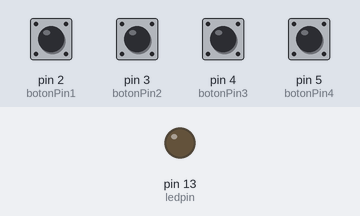
Bench run of a sketch on a simulated Arduino Uno, built with avr-gcc and run on an emulated ATmega328P. On the bench: output pins drawn as LEDs (lit = HIGH). The inputs (shaded band) are chosen by the test bench; at power-on: pin 2 (botonPin1), pin 3 (botonPin2), pin 4 (botonPin3), pin 5 (botonPin4) LOW. What the sketch prints to the serial monitor is not drawn.

Above: at 1.2 s.
1.3 s: pin 2 (botonPin1) pulled HIGH for 0.15 s
At 1.37 s:
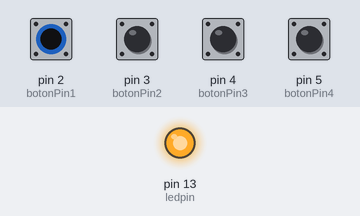
2.9 s: pin 3 (botonPin2) pulled HIGH for 0.15 s
At 4.2 s:
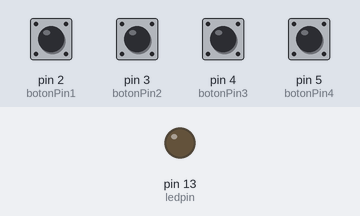
4.5 s: pin 4 (botonPin3) pulled HIGH for 0.15 s
At 4.57 s:
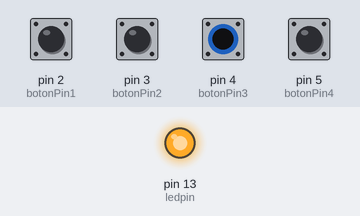
7.6 s: pin 5 (botonPin4) pulled HIGH for 0.15 s
At 8.2 s:
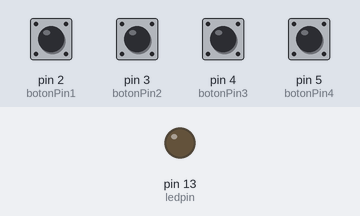
10.7 s: pin 2 (botonPin1) pulled HIGH for 1 s
At 11.1 s:
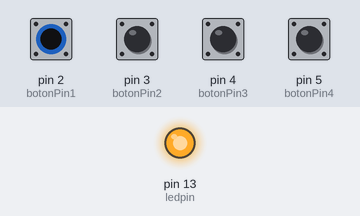
13.2 s: pin 3 (botonPin2) pulled HIGH for 1 s
At 15.1 s:
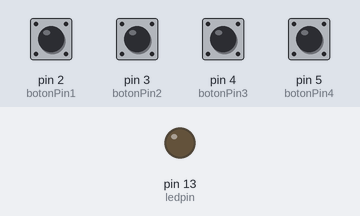
Timing chart, 0 to 16.6 s (numbered marks = the images above; inputs shaded):
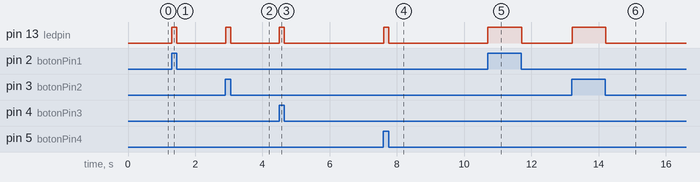

The sketch:

botones.ino
```cpp
int botonPin1 = 2;
int botonPin2 = 3;
int botonPin3 = 4;
int botonPin4 = 5;

int ledpin = 13;

int estadoPin1;
int estadoPin2;
int estadoPin3;
int estadoPin4;

int sensor;

void setup() {
  // put your setup code here, to run once:

  pinMode(botonPin1,INPUT);
  pinMode(botonPin2,INPUT);
  pinMode(botonPin3,INPUT);
  pinMode(botonPin4,INPUT);
  pinMode(ledpin,OUTPUT);

  Serial.begin(9600);

}

void loop() {
  // put your main code here, to run repeatedly:

  estadoPin1 = digitalRead(botonPin1);
  estadoPin2 = digitalRead(botonPin2);
  estadoPin3 = digitalRead(botonPin3);
  estadoPin4 = digitalRead(botonPin4);


  if(estadoPin1 == HIGH){

    digitalWrite(ledpin,HIGH);

    sensor = 1;
  }else  if(estadoPin2 == HIGH){

    digitalWrite(ledpin,HIGH);

    sensor = 2;
  }else if(estadoPin3 == HIGH){

    digitalWrite(ledpin,HIGH);

    sensor = 3;
  }else if(estadoPin4 == HIGH){

    digitalWrite(ledpin,HIGH);

    sensor = 4;
  }
  else {

    digitalWrite(ledpin,LOW);

    sensor = 0;
  }

  Serial.write(sensor);

  delay(50);

}
```

Measured:
- after the input at 1.3 s, pin 13 (ledpin): LOW → HIGH at once, → LOW 0.15 s later
- after the input at 2.9 s, pin 13 (ledpin): LOW → HIGH at once, → LOW 0.15 s later
- after the input at 4.5 s, pin 13 (ledpin): LOW → HIGH at once, → LOW 0.15 s later
- after the input at 7.6 s, pin 13 (ledpin): LOW → HIGH at once, → LOW 0.15 s later
- after the input at 10.7 s, pin 13 (ledpin): LOW → HIGH at once, → LOW 1.0 s later
- after the input at 13.2 s, pin 13 (ledpin): LOW → HIGH at once, → LOW 1.0 s later
